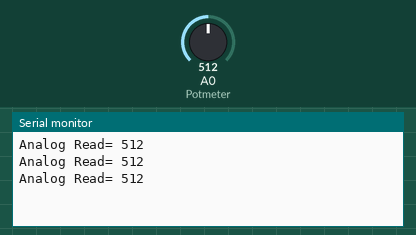
A sketch run on a simulated Arduino Uno, built with avr-gcc and run on an emulated ATmega328P. On the bench: the last lines printed to the serial monitor. The test bench sets the inputs (shaded band); at power-on: A0 (Potmeter) = 512.

Above: at 1.3 s.
1.4 s: A0 (Potmeter) set to 716
At 1.9 s:
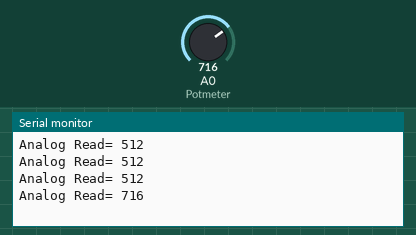
2.9 s: A0 (Potmeter) set to 900
At 3.4 s:
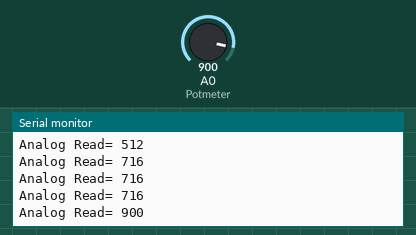
Timing chart, 0 to 5.9 s (numbered marks = the images above; inputs shaded):
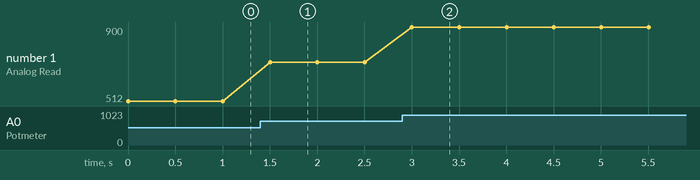

The sketch:

potmeter.ino
```cpp
/*---------------------KRENOVATOR---------------------
  Potentiometer

  Demonstrates the potentiometer to understand the analog
  pin and how to code it.

  Get the code at github
  http://bit.ly/SmartLightAssistant

  by M.Zulsyahmi @krenovator
  October 2018
 */

//initialize the pin used
int Potmeter = A0;
int potVal = 0;

void setup() {
  //declare the function of each initialized
  pinMode(Potmeter,INPUT);

  //burn command to be display on serial monitor
  Serial.begin(9600);
}

void loop() {
   //command to read the analog pin for potentiometer
  int potVal = analogRead(Potmeter);

  //the code for the display in serial monitor
  Serial.print("Analog Read= ");
  Serial.println(potVal);
  delay(500);
}
```

Measured:
- after the input at 1.4 s, the serial monitor: prints a new line after 0.10 s (image 1)
- after the input at 2.9 s, the serial monitor: prints a new line after 0.10 s (image 2)
- plotted number 1: 512 → 716 after the input at 1.4 s, 716 → 900 after the input at 2.9 s
